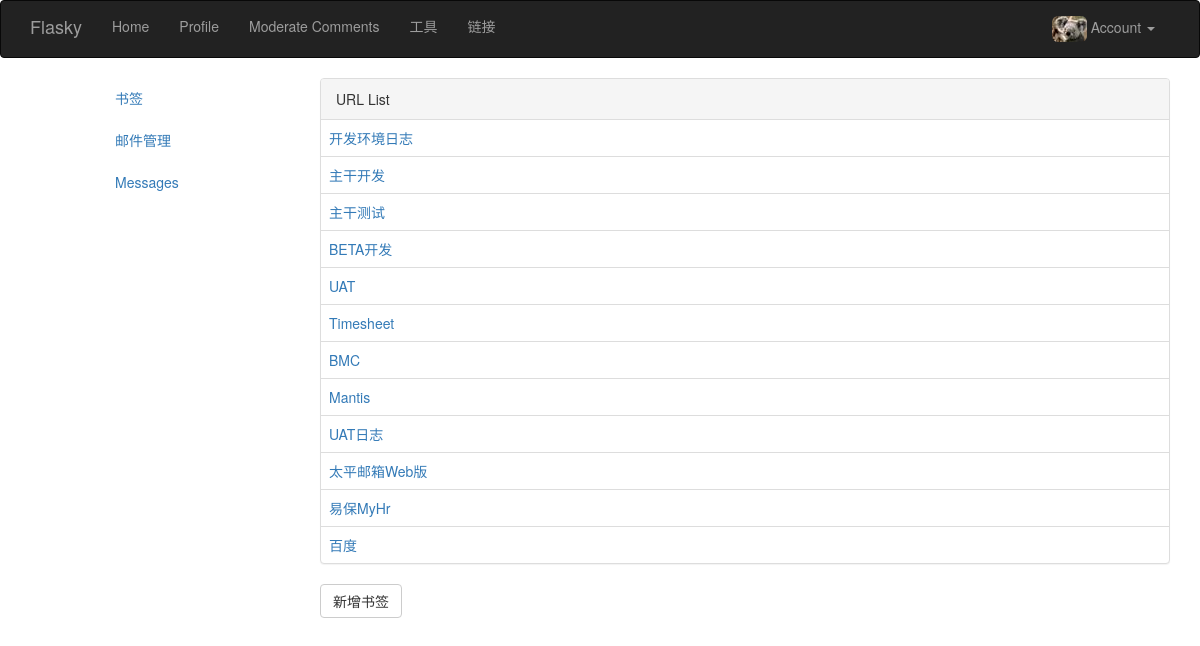
Page /tool-bookmark (signed in) on the committed database.
### app/models.py (models this page shows, shortened)
class User(UserMixin, db.Model):
    __tablename__ = 'users'
    id = db.Column(db.Integer, primary_key=True)
    email = db.Column(db.String(64), unique=True, index=True)
    username = db.Column(db.String(64), unique=True, index=True)
    password_hash = db.Column(db.String(128))
    confirmed = db.Column(db.Boolean, default=False)
    row_id = db.Column(db.Integer, db.ForeignKey('roles.id'))
    posts = db.relationship('Post', backref='author', lazy='dynamic')
    name = db.Column(db.String(64))
    location = db.Column(db.String(64))
    about_me = db.Column(db.Text())
    member_since = db.Column(db.DateTime(), default=datetime.utcnow)
    last_seen = db.Column(db.DateTime(), default=datetime.utcnow)
    small_image = db.Column(db.Text(), default='default_small.jpg')
    big_image = db.Column(db.Text(), default='default_big.jpg')
    followed = db.relationship('Follow',
                               foreign_keys=[Follow.follower_id],
                               backref=db.backref('follower', lazy='joined'),
                               lazy='dynamic',
                               cascade='all, delete-orphan')
    followers = db.relationship('Follow',
                                foreign_keys=[Follow.followed_id],
                                backref=db.backref('followed', lazy='joined'),
                                lazy='dynamic',
                                cascade='all, delete-orphan')
    comments = db.relationship('Comment', backref='author', lazy='dynamic')
    def can(self, permissions):
        return self.role is not None and \
               (self.role.permissions & permissions) == permissions
    @property
    def password(self):
        raise AttributeError('password is not a readable attribute')
    def ping(self):
        self.last_seen = datetime.utcnow()
        db.session.add(self)

class Bookmark(db.Model):
    __tablename__ = 'bookmarks'
    id = db.Column(db.Integer, primary_key=True)
    name = db.Column(db.Text)
    url = db.Column(db.Text)
    network = db.Column(db.Text)

### app/main/views.py (the view)
@main.route('/tool-bookmark', methods=['POST', 'GET'])
def tool_bookmark():
    form = BookmarkForm()
    bookmarks = Bookmark.query.all()
    if form.validate_on_submit():
        new_bookmark = Bookmark(name=form.name.data, url=form.url.data)
        db.session.add(new_bookmark)
        return redirect(url_for('.tool_bookmark'))
    return render_template('tool_bookmark.html', bookmarks=bookmarks, form=form)

### app/auth/views.py (called while the page is built)
@auth.before_app_request
def before_request():
    if current_user.is_authenticated:
        current_user.ping()
        if not current_user.confirmed \
                and request.endpoint[:5] != 'auth.' \
                and request.endpoint != 'static':
            return redirect(url_for('auth.unconfirmed'))

### app/main/__init__.py (called while the page is built)
@main.app_context_processor
def inject_permissions():
    return dict(Permission=Permission)

### app/models.py (called while the page is built)
@login_manager.user_loader
def load_user(user_id):
    return User.query.get(int(user_id))

### app/templates/tool_bookmark.html (shortened to what this page needs)
{% extends 'tool_index.html' %}
{% block tool_content %}
{% import "bootstrap/wtf.html" as wtf %}
<div class="panel panel-default">
    <div class="panel-heading">URL List</div>
    <table class="table">
        <tbody>
        {% for bookmark in bookmarks%}
        <tr>
            <td title="{{bookmark.url}}"><a href="{{bookmark.url}}">{{bookmark.name}}</a>
            </td>
        </tr>
        {% endfor %}
        </tbody>
    </table>
</div>
<div>
    <button name="addBookmark" class="add_mark_button btn btn-default">新增书签</button>
</div>
{% endblock%}

### app/templates/base.html (shortened to what this page needs)
{% extends "bootstrap/base.html" %}
{% block head %}
{{ super() }}
<link rel="stylesheet" type="text/css" href="{{ url_for('static', filename='styles.css') }}">
{% endblock %}
{% block navbar %}
<div class="navbar navbar-inverse" role="navigation">
    <div class="container">
        <div class="navbar-header">
            <a class="navbar-brand" href="{{ url_for('main.index') }}">Flasky</a>
        </div>
        <div class="navbar-collapse collapse">
            <ul class="nav navbar-nav">
                <li><a href="{{ url_for('main.index') }}">Home</a></li>
                {% if current_user.is_authenticated %}
                <li><a href="{{ url_for('main.user', username=current_user.username) }}">Profile</a></li>
                {% endif %}
                {% if current_user.can(Permission.MODERATE_COMMENTS) %}
                <li><a href="{{ url_for('main.moderate') }}">Moderate Comments</a></li>
                {% endif %}
                {% if current_user.can(Permission.ADMINISTER) %}
                <li><a href="{{ url_for('main.tool_index') }}">工具</a></li>
                {% endif %}
                <li><a href="http://10.7.219.77:8080/company/">链接</a> </li>
            </ul>
            <ul class="nav navbar-nav navbar-right">
                {% if current_user.is_authenticated %}
                <li class="dropdown">
                    <a href="#" class="dropdown-toggle" data-toggle="dropdown">
                        <img class='img-rounded' src="/static/uploads/{{ current_user.small_image }}">
                        Account <b class="caret"></b>
                    </a>
                </li>
                {% else %}
                <li><a href="{{ url_for('auth.login') }}">Log In</a></li>
                {% endif %}
            </ul>
        </div>
    </div>
</div>
{% endblock %}

### rows in the picture
User: small_image (placeholder picture)
Bookmark: name "开发环境日志"
Bookmark: name "主干开发"
Bookmark: name "主干测试"
Bookmark: name "BETA开发"
Bookmark: name "UAT"
Bookmark: name "Timesheet"
Bookmark: name "BMC"
Bookmark: name "Mantis"
Bookmark: name "UAT日志"
Bookmark: name "太平邮箱Web版"
Bookmark: name "易保MyHr"
Bookmark: name "百度"
